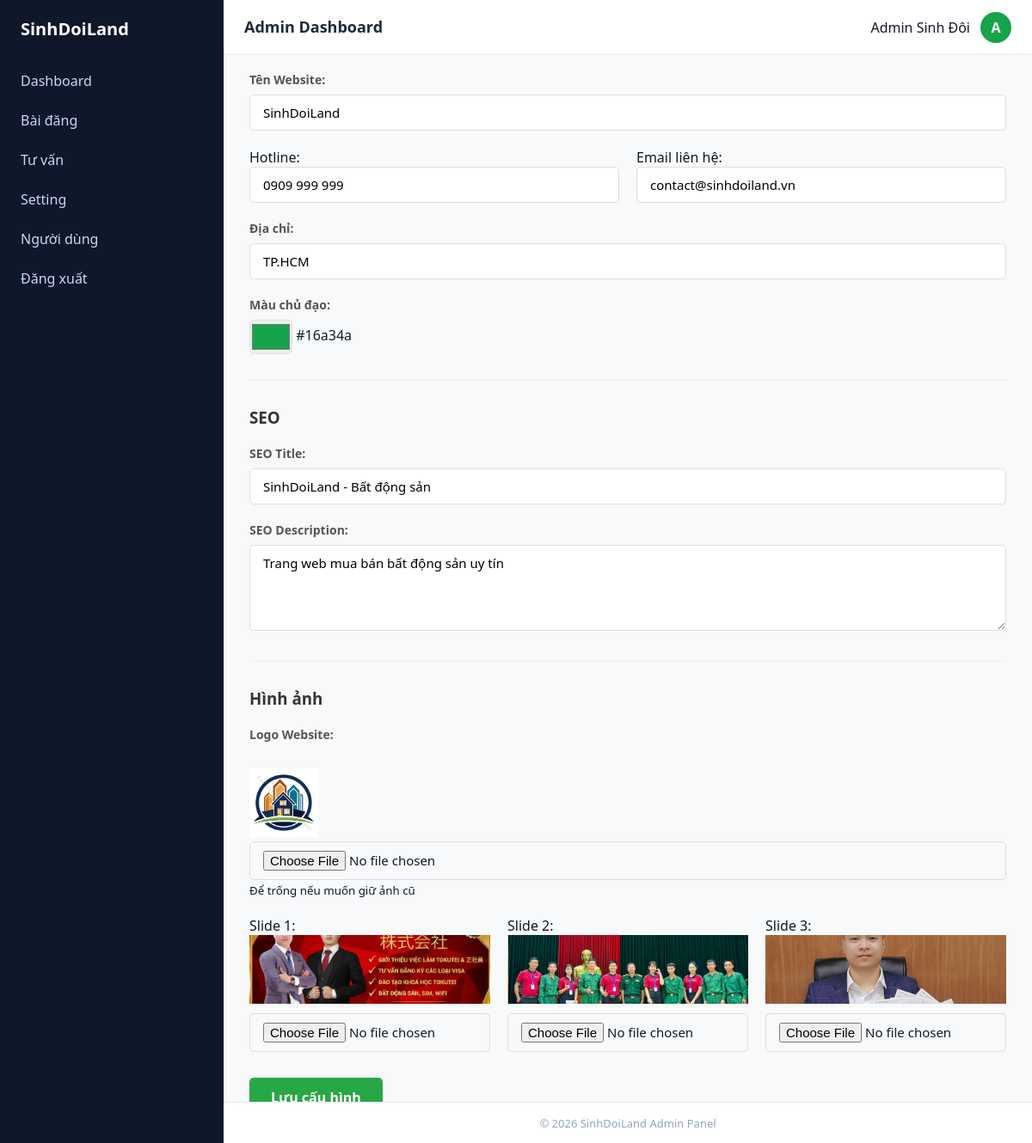
/admin_sinhdoi/index.php?action=settings (signed in), run on the app's committed database.
### tables this page shows
CREATE TABLE `settings` (
  `id` int NOT NULL,
  `site_name` varchar(255) DEFAULT NULL,
  `logo` varchar(255) DEFAULT NULL,
  `hotline` varchar(50) DEFAULT NULL,
  `email` varchar(150) DEFAULT NULL,
  `address` varchar(255) DEFAULT NULL,
  `site_color` varchar(20) DEFAULT NULL,
  `seo_title` varchar(255) DEFAULT NULL,
  `seo_description` text,
  `slide1` varchar(255) DEFAULT NULL,
  `slide2` varchar(255) DEFAULT NULL,
  `slide3` varchar(255) DEFAULT NULL
);

### admin_sinhdoi/index.php (called while the page is built, shortened)
<?php
require_once 'controller/controller.php';
$controller = new controller();
$controller->dieuhuong();
?>

### admin_sinhdoi/model/model.php (called while the page is built, shortened)
<?php
class model
{
    private $host = 'localhost';
    private $name = 'root';
    private $pass = '';
    private $db = 'batdongsan_v2';
    private $connect;
    public function ketnoi()
    {
        $this->connect = new mysqli($this->host, $this->name, $this->pass, $this->db);
        $this->connect->set_charset('utf8');
    }
public function getSettings() {
    $sql = "SELECT * FROM settings WHERE id = 1";
    return $this->connect->query($sql)->fetch_assoc();
}
}
?>

### admin_sinhdoi/views/dashboard/html/setting.php (the view, shortened to what this page needs)
<!DOCTYPE html>
<html lang="vi">
<head>
    <link rel="stylesheet" href="/duanthuctap/admin_sinhdoi/views/layout/css/style.css">
    <link rel="stylesheet" href="/duanthuctap/admin_sinhdoi/views/dashboard/css/baidang.css">
    <link rel="stylesheet" href="/duanthuctap/admin_sinhdoi/views/dashboard/css/settings.css">
</head>
<body>
<?php
include __DIR__ . '/../../layout/html/header.php';
include __DIR__ . '/../../layout/html/sidebar.php';
?>
<div class="main">
    <h2>Cấu hình hệ thống</h2>
    <form action="index.php?action=settings" method="POST" enctype="multipart/form-data" class="form-settings">
        <div class="form-group">
            <label>Tên Website:</label>
            <input type="text" name="site_name" value="<?= $settings['site_name'] ?>" class="form-control">
        </div>
        <div class="form-row">
            <div class="col">
                <label>Hotline:</label>
                <input type="text" name="hotline" value="<?= $settings['hotline'] ?>" class="form-control">
            </div>
            <div class="col">
                <label>Email liên hệ:</label>
                <input type="email" name="email" value="<?= $settings['email'] ?>" class="form-control">
            </div>
        </div>
        <div class="form-group">
            <label>Địa chỉ:</label>
            <input type="text" name="address" value="<?= $settings['address'] ?>" class="form-control">
        </div>
        <div class="form-group">
            <label>Màu chủ đạo:</label>
            <input type="color" name="site_color" value="<?= $settings['site_color'] ?>">
            <span><?= $settings['site_color'] ?></span>
        </div>
        <hr>
        <h3>SEO</h3>
        <div class="form-group">
            <label>SEO Title:</label>
            <input type="text" name="seo_title" value="<?= $settings['seo_title'] ?>" class="form-control">
        </div>
        <div class="form-group">
            <label>SEO Description:</label>
            <textarea name="seo_description" class="form-control"><?= $settings['seo_description'] ?></textarea>
        </div>
        <hr>
        <h3>Hình ảnh</h3>
        <div class="form-group">
            <label>Logo Website:</label><br>
            <?php if (!empty($settings['logo'])): ?>
                <img src="/duanthuctap/uploads/<?= $settings['logo'] ?>" height="80">
            <?php endif; ?>
            <input type="file" name="logo" class="form-control">
            <small>Để trống nếu muốn giữ ảnh cũ</small>
        </div>
        <div class="form-row">
            <?php for ($i = 1; $i <= 3; $i++):
                $s = "slide$i"; ?>
                <div class="col">
                    <label>Slide <?= $i ?>:</label><br>
                    <?php if (!empty($settings[$s])): ?>
                        <img src="/duanthuctap/uploads/<?= $settings[$s] ?>" style="width:100%; height:80px; object-fit:cover; margin-bottom:6px;">
                    <?php endif; ?>
                    <input type="file" name="<?= $s ?>" class="form-control">
                </div>
            <?php endfor; ?>
        </div>
        <button type="submit" name="btn_save_settings" class="btn-submit">
            Lưu cấu hình
        </button>
    </form>
</div>
<?php include __DIR__ . '/../../layout/html/footer.php'; ?>
</body>
</html>

### admin_sinhdoi/views/layout/css/style.css (style rules this page uses)
:root { --primary: #16a34a; --sidebar-bg: #0f172a; --sidebar-text: #cbd5f5; --bg: #f5f7fb; --white: #ffffff; --border: #e5e7eb; --text: #111827; --muted: #94a3b8; }
* { margin: 0; padding: 0; box-sizing: border-box; font-family: system-ui, sans-serif; }
body { background: var(--bg); color: var(--text); }

### admin_sinhdoi/views/dashboard/css/baidang.css (style rules this page uses)
.main { margin-left: 260px; padding: 88px 24px 80px; background-color: #f8fafc; min-height: 100vh; }

### admin_sinhdoi/views/dashboard/css/settings.css (style rules this page uses)
.main { background-color: #f8f9fa; padding: 30px; border-radius: 10px; }
h2, h3 { color: #333; margin-bottom: 20px; font-weight: 600; }
.form-group { margin-bottom: 20px; }
.form-group label { display: block; font-weight: bold; margin-bottom: 8px; color: #555; font-size: 14px; }
.form-control { width: 100%; padding: 10px 15px; border: 1px solid #ddd; border-radius: 5px; font-size: 15px; box-sizing: border-box; transition: border-color 0.3s ease; }
textarea.form-control { min-height: 100px; resize: vertical; }
.form-row { display: flex; gap: 20px; margin-bottom: 20px; }
.form-row .col { flex: 1; }
input[type="color"] { width: 50px; height: 40px; border: 1px solid #ddd; border-radius: 5px; cursor: pointer; vertical-align: middle; }
.btn-submit { background-color: #28a745; color: white; padding: 12px 25px; border: none; border-radius: 5px; font-size: 16px; font-weight: bold; cursor: pointer; transition: background 0.3s ease; margin-top: 10px; }
hr { border: 0; border-top: 1px solid #eee; margin: 30px 0; }

### data on the page
settings: site_name "SinhDoiLand", hotline "0909 999 999", email "contact@sinhdoiland.vn", address "TP.HCM", site_color "#16a34a", seo_title "SinhDoiLand - Bất động sản", seo_description "Trang web mua bán bất động sản uy tín", logo (picture), slide1 (picture), slide2 (picture), slide3 (picture)

### other printed values
$_SESSION['user']['name'] "Admin Sinh Đôi"
